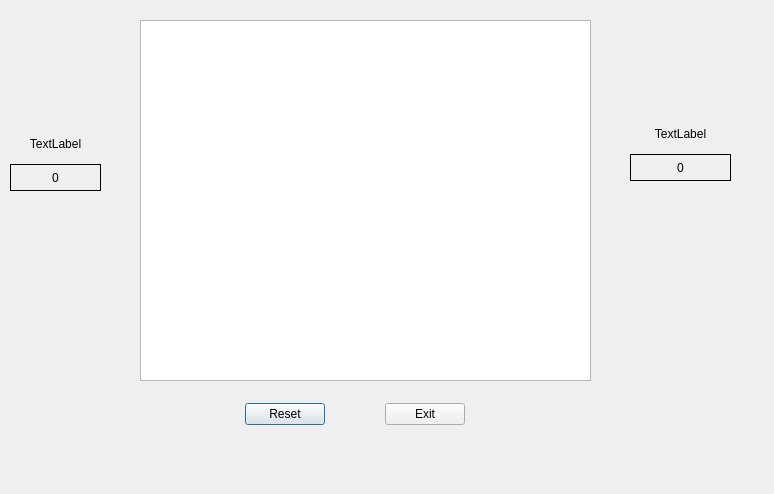
<?xml version="1.0" encoding="UTF-8"?>
<ui version="4.0">
 <class>game_window</class>
 <widget class="QDialog" name="game_window">
  <property name="geometry">
   <rect>
    <x>0</x>
    <y>0</y>
    <width>774</width>
    <height>494</height>
   </rect>
  </property>
  <property name="windowTitle">
   <string>Dialog</string>
  </property>
  <widget class="map_graphics" name="g_map">
   <property name="geometry">
    <rect>
     <x>140</x>
     <y>20</y>
     <width>451</width>
     <height>361</height>
    </rect>
   </property>
   <property name="accessibleDescription">
    <string/>
   </property>
   <property name="layoutDirection">
    <enum>Qt::LeftToRight</enum>
   </property>
   <property name="frameShape">
    <enum>QFrame::StyledPanel</enum>
   </property>
   <property name="lineWidth">
    <number>0</number>
   </property>
   <property name="sizeAdjustPolicy">
    <enum>QAbstractScrollArea::AdjustIgnored</enum>
   </property>
   <property name="alignment">
    <set>Qt::AlignJustify|Qt::AlignVCenter</set>
   </property>
  </widget>
  <widget class="QWidget" name="layoutWidget">
   <property name="geometry">
    <rect>
     <x>190</x>
     <y>400</y>
     <width>330</width>
     <height>29</height>
    </rect>
   </property>
   <layout class="QHBoxLayout" name="horizontalLayout">
    <item>
     <spacer name="horizontalSpacer">
      <property name="orientation">
       <enum>Qt::Horizontal</enum>
      </property>
      <property name="sizeHint" stdset="0">
       <size>
        <width>40</width>
        <height>20</height>
       </size>
      </property>
     </spacer>
    </item>
    <item>
     <widget class="QPushButton" name="b_reset">
      <property name="text">
       <string>Reset</string>
      </property>
     </widget>
    </item>
    <item>
     <spacer name="horizontalSpacer_2">
      <property name="orientation">
       <enum>Qt::Horizontal</enum>
      </property>
      <property name="sizeHint" stdset="0">
       <size>
        <width>40</width>
        <height>20</height>
       </size>
      </property>
     </spacer>
    </item>
    <item>
     <widget class="QPushButton" name="b_exit">
      <property name="text">
       <string>Exit</string>
      </property>
     </widget>
    </item>
    <item>
     <spacer name="horizontalSpacer_3">
      <property name="orientation">
       <enum>Qt::Horizontal</enum>
      </property>
      <property name="sizeHint" stdset="0">
       <size>
        <width>40</width>
        <height>20</height>
       </size>
      </property>
     </spacer>
    </item>
   </layout>
  </widget>
  <widget class="QWidget" name="layoutWidget">
   <property name="geometry">
    <rect>
     <x>10</x>
     <y>130</y>
     <width>91</width>
     <height>61</height>
    </rect>
   </property>
   <layout class="QVBoxLayout" name="verticalLayout_2">
    <item>
     <widget class="QLabel" name="l_p1_id">
      <property name="frameShape">
       <enum>QFrame::NoFrame</enum>
      </property>
      <property name="text">
       <string>TextLabel</string>
      </property>
      <property name="alignment">
       <set>Qt::AlignCenter</set>
      </property>
     </widget>
    </item>
    <item>
     <widget class="QLabel" name="l_p1_score">
      <property name="frameShape">
       <enum>QFrame::Box</enum>
      </property>
      <property name="text">
       <string>0</string>
      </property>
      <property name="alignment">
       <set>Qt::AlignCenter</set>
      </property>
     </widget>
    </item>
   </layout>
  </widget>
  <widget class="QWidget" name="layoutWidget">
   <property name="geometry">
    <rect>
     <x>630</x>
     <y>120</y>
     <width>101</width>
     <height>61</height>
    </rect>
   </property>
   <layout class="QVBoxLayout" name="verticalLayout">
    <item>
     <widget class="QLabel" name="l_p2_id">
      <property name="text">
       <string>TextLabel</string>
      </property>
      <property name="alignment">
       <set>Qt::AlignCenter</set>
      </property>
     </widget>
    </item>
    <item>
     <widget class="QLabel" name="l_p2_score">
      <property name="frameShape">
       <enum>QFrame::Box</enum>
      </property>
      <property name="text">
       <string>0</string>
      </property>
      <property name="alignment">
       <set>Qt::AlignCenter</set>
      </property>
     </widget>
    </item>
   </layout>
  </widget>
  <widget class="QLabel" name="l_img">
   <property name="geometry">
    <rect>
     <x>20</x>
     <y>30</y>
     <width>111</width>
     <height>81</height>
    </rect>
   </property>
   <property name="text">
    <string/>
   </property>
   <property name="pixmap">
    <pixmap>ehm.jpg</pixmap>
   </property>
   <property name="scaledContents">
    <bool>true</bool>
   </property>
  </widget>
  <widget class="QLabel" name="l_img_2">
   <property name="geometry">
    <rect>
     <x>630</x>
     <y>30</y>
     <width>111</width>
     <height>81</height>
    </rect>
   </property>
   <property name="text">
    <string/>
   </property>
   <property name="pixmap">
    <pixmap>ehm.jpg</pixmap>
   </property>
   <property name="scaledContents">
    <bool>true</bool>
   </property>
  </widget>
  <widget class="QLabel" name="l_img_3">
   <property name="geometry">
    <rect>
     <x>20</x>
     <y>280</y>
     <width>111</width>
     <height>81</height>
    </rect>
   </property>
   <property name="text">
    <string/>
   </property>
   <property name="pixmap">
    <pixmap>ehm.jpg</pixmap>
   </property>
   <property name="scaledContents">
    <bool>true</bool>
   </property>
  </widget>
  <zorder>layoutWidget</zorder>
  <zorder>layoutWidget</zorder>
  <zorder>layoutWidget</zorder>
  <zorder>g_map</zorder>
  <zorder>l_img</zorder>
  <zorder>l_img_2</zorder>
  <zorder>l_img_3</zorder>
  <zorder>l_p1_score</zorder>
 </widget>
 <customwidgets>
  <customwidget>
   <class>map_graphics</class>
   <extends>QGraphicsView</extends>
   <header>map_graphics.h</header>
   <slots>
    <signal>click()</signal>
    <slot>detect_click()</slot>
   </slots>
  </customwidget>
 </customwidgets>
 <resources/>
 <connections/>
</ui>
